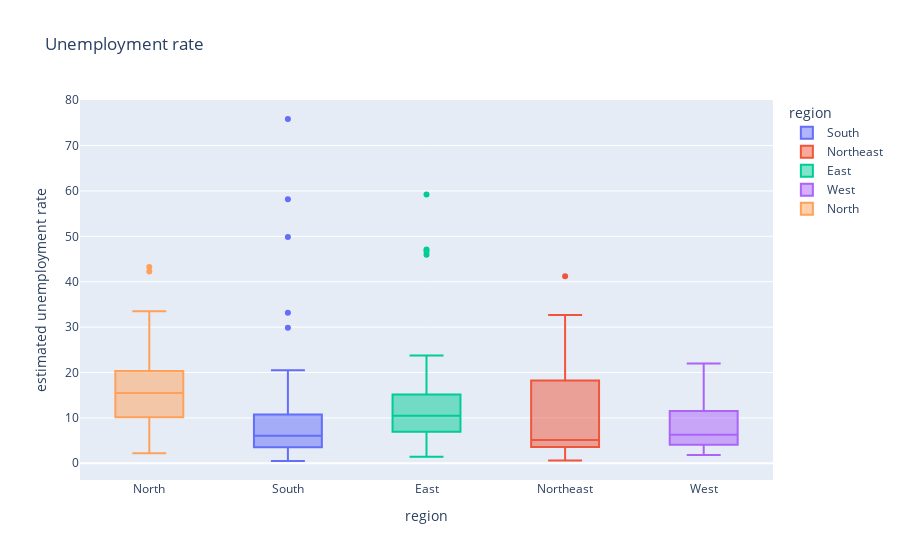

The code cell stored with this chart in its notebook:
### Code cell
fig = px.box(df,x='region',y='estimated unemployment rate',color='region',title='Unemployment rate')
fig.update_layout(xaxis={'categoryorder':'total descending'})
fig.show()

### Figure 1 — Plotly figure (JSON) as saved in the notebook; plotly's stock layout.template omitted (floating-point values rounded to 4 significant figures)
{"data": [{"alignmentgroup": "True", "hovertemplate": "region=%{x}<br>estimated unemployment rate=%{y}<extra></extra>", "legendgroup": "South", "marker": {"color": "#636efa"}, "name": "South", "notched": false, "offsetgroup": "South", "orientation": "v", "showlegend": true, "type": "box", "x": ["South", "South", "South", "South", "South", "South", "South", "South", "South", "South", "South", "South", "South", "South", "South", "South", "South", "South", "South", "South", "South", "South", "South", "South", "South", "South", "South", "South", "South", "South", "South", "South", "South", "South", "South", "South", "South", "South", "South", "South", "South", "South", "South", "South", "South", "South", "South", "South", "South", "South", "South", "South", "South", "South", "South", "South", "South", "South", "South", "South"], "x0": " ", "xaxis": "x", "y": [5.48, 5.83, 5.79, 20.51, 17.43, 3.31, 8.34, 6.96, 6.4, 6.59, 2.86, 3.61, 3.46, 29.84, 19.97, 8.44, 4.01, 0.5, 2.41, 1.58, 5.31, 7.6, 8.99, 16.99, 17.88, 9.71, 7.09, 10.98, 5.91, 3.88, 0.58, 1.76, 1.2, 75.85, 58.19, 4.24, 15.47, 5.05, 10.9, 6.18, 1.57, 2.09, 6.4, 49.83, 33.16, 12.2, 6.81, 2.65, 5, 2.16, 5.49, 8.29, 5.77, 6.25, 14.7, 10.55, 5.36, 5.79, 3.27, 2.86], "y0": " ", "yaxis": "y"}, {"alignmentgroup": "True", "hovertemplate": "region=%{x}<br>estimated unemployment rate=%{y}<extra></extra>", "legendgroup": "Northeast", "marker": {"color": "#EF553B"}, "name": "Northeast", "notched": false, "offsetgroup": "Northeast", "orientation": "v", "showlegend": true, "type": "box", "x": ["Northeast", "Northeast", "Northeast", "Northeast", "Northeast", "Northeast", "Northeast", "Northeast", "Northeast", "Northeast", "Northeast", "Northeast", "Northeast", "Northeast", "Northeast", "Northeast", "Northeast", "Northeast", "Northeast", "Northeast", "Northeast", "Northeast", "Northeast", "Northeast", "Northeast", "Northeast", "Northeast", "Northeast", "Northeast", "Northeast", "Northeast", "Northeast", "Northeast", "Northeast", "Northeast", "Northeast", "Northeast", "Northeast"], "x0": " ", "xaxis": "x", "y": [4.66, 4.41, 4.77, 11.06, 9.55, 0.6, 3.77, 5.53, 1.19, 3.02, 1.66, 3.59, 1.58, 10.03, 5.92, 1.15, 2.1, 3.74, 4.29, 4.6, 23.57, 2.28, 24.51, 4.46, 4.45, 12.49, 5.7, 0.88, 32.67, 28.4, 29.95, 41.23, 21.51, 21.71, 18.24, 27.92, 17.35, 11.57], "y0": " ", "yaxis": "y"}, {"alignmentgroup": "True", "hovertemplate": "region=%{x}<br>estimated unemployment rate=%{y}<extra></extra>", "legendgroup": "East", "marker": {"color": "#00cc96"}, "name": "East", "notched": false, "offsetgroup": "East", "orientation": "v", "showlegend": true, "type": "box", "x": ["East", "East", "East", "East", "East", "East", "East", "East", "East", "East", "East", "East", "East", "East", "East", "East", "East", "East", "East", "East", "East", "East", "East", "East", "East", "East", "East", "East", "East", "East", "East", "East", "East", "East", "East", "East", "East", "East", "East", "East"], "x0": " ", "xaxis": "x", "y": [10.61, 10.29, 15.43, 46.64, 45.96, 17.82, 12.79, 13.44, 11.91, 9.82, 10.61, 11.85, 8.23, 47.09, 59.23, 20.95, 7.63, 9.76, 8.24, 11.8, 1.9, 3.12, 13.08, 23.76, 11.41, 3.77, 1.88, 1.42, 2.1, 2.18, 6.94, 4.92, 6.92, 17.41, 17.41, 7.29, 6.83, 14.87, 9.35, 9.98], "y0": " ", "yaxis": "y"}, {"alignmentgroup": "True", "hovertemplate": "region=%{x}<br>estimated unemployment rate=%{y}<extra></extra>", "legendgroup": "West", "marker": {"color": "#ab63fa"}, "name": "West", "notched": false, "offsetgroup": "West", "orientation": "v", "showlegend": true, "type": "box", "x": ["West", "West", "West", "West", "West", "West", "West", "West", "West", "West", "West", "West", "West", "West", "West", "West", "West", "West", "West", "West", "West", "West", "West", "West", "West", "West", "West", "West", "West", "West", "West", "West", "West", "West", "West", "West", "West", "West", "West", "West", "West", "West", "West", "West", "West", "West", "West", "West", "West", "West"], "x0": " ", "xaxis": "x", "y": [9.65, 8.38, 7.54, 3.41, 10.5, 14.23, 10.27, 5.63, 1.96, 6.62, 8.89, 2.81, 5.25, 13.31, 21.25, 9.96, 17.07, 16.21, 15.38, 11.54, 5.54, 6.38, 6.66, 18.71, 12.11, 3.2, 1.84, 1.87, 3.42, 4.03, 4.11, 4.57, 2.22, 12.36, 21.98, 6.48, 5.08, 4.7, 3.91, 3.13, 4.95, 4.69, 5.79, 20.9, 15.46, 9.23, 3.89, 6.23, 4.55, 4.1], "y0": " ", "yaxis": "y"}, {"alignmentgroup": "True", "hovertemplate": "region=%{x}<br>estimated unemployment rate=%{y}<extra></extra>", "legendgroup": "North", "marker": {"color": "#FFA15A"}, "name": "North", "notched": false, "offsetgroup": "North", "orientation": "v", "showlegend": true, "type": "box", "x": ["North", "North", "North", "North", "North", "North", "North", "North", "North", "North", "North", "North", "North", "North", "North", "North", "North", "North", "North", "North", "North", "North", "North", "North", "North", "North", "North", "North", "North", "North", "North", "North", "North", "North", "North", "North", "North", "North", "North", "North", "North", "North", "North", "North", "North", "North", "North", "North", "North", "North", "North", "North", "North", "North", "North", "North", "North", "North", "North", "North", "North", "North", "North", "North", "North", "North", "North", "North", "North", "North", "North", "North", "North", "North", "North", "North", "North", "North", "North"], "x0": " ", "xaxis": "x", "y": [22.23, 14.84, 17.04, 16.68, 42.27, 18.19, 20.3, 13.79, 12.53, 6.27, 20.34, 25.77, 25.05, 43.22, 29.02, 26.7, 24.18, 33.5, 19.68, 27.31, 16.83, 16.84, 18.76, 2.2, 26.95, 13.47, 24.31, 15.79, 12.04, 13.46, 21.08, 20.78, 15.5, 18.74, 17.92, 10.88, 11.09, 16.17, 16.14, 11.11, 10.97, 10.32, 2.86, 28.33, 16.55, 9.19, 10.99, 9.61, 9.88, 10.97, 15.16, 11.9, 17.7, 15.74, 14.39, 15.81, 17.51, 15.35, 24.15, 7.58, 8.98, 10.11, 21.54, 20.41, 9.47, 5.56, 5.79, 4.18, 3.75, 5.49, 4.99, 19.85, 6.48, 8.01, 8.61, 12.38, 14.26, 22.26, 9.23], "y0": " ", "yaxis": "y"}], "layout": {"boxmode": "overlay", "legend": {"title": {"text": "region"}, "tracegroupgap": 0}, "title": {"text": "Unemployment rate"}, "xaxis": {"anchor": "y", "categoryarray": ["South", "Northeast", "East", "West", "North"], "categoryorder": "total descending", "domain": [0, 1], "title": {"text": "region"}}, "yaxis": {"anchor": "x", "domain": [0, 1], "title": {"text": "estimated unemployment rate"}}}}
